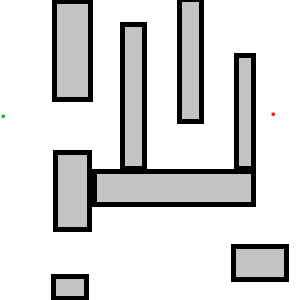
%> input picture project/.latex/img/01.png, 300 x 300 px
$ octave PathPlanner.m   (GNU Octave 9; MATLAB toolbox functions it lacks are replaced by stand-ins)
%> lines starting %> are read from the running program, lines starting %| are printed output that depends on the picture; in (x1, y1, x2, y2) boxes, pixels count from 0 and x2, y2 are one past the last pixel; in counts of white or black regions, pixels touching at a corner belong together; the program's own positions count from 1
### project/functions/loadScenario.m
function [map, initial_state, final_state, img] = loadScenario(scenario_name)
%> called with scenario_name = '01'
% LOADMAP Loads a predefined map and corresponding initial/final states.
%
%   [MAP, INITIAL_STATE, FINAL_STATE, IMG] = LOADMAP(SCENARIO_NAME) loads a binary map
%   and associated start/end positions based on the provided SCENARIO_NAME.
%
%   The function searches for SCENARIO_NAME in a set of predefined cases. It reads the
%   original image (for visualization) and a processed grayscale image used as a
%   binary map for planning or navigation tasks. The initial and final states
%   are also defined manually based on the map.
%
%   Inputs:
%       SCENARIO_NAME - String identifying the map (e.g., '01', '02', ..., 'test').
%
%   Outputs:
%       MAP           - A binary occupancy grid (1 = free, 0 = obstacle).
%       INITIAL_STATE - Starting [row, col] position (1-indexed).
%       FINAL_STATE   - Goal [row, col] position (1-indexed).
%       IMG           - The original image for visualization.

switch scenario_name

    case '01'
        initial_state = [1, 12];
        final_state = [28, 12];

    case '02'
        initial_state = [1, 8];
        final_state = [27, 28];

    case '03'
        initial_state = [1, 1];
        final_state = [1, 30];

    case '04'
        initial_state = [1, 8];
        final_state = [19, 19];

        % initial_state = [11, 8];
        % final_state = [18, 8];

    case 'test'
        initial_state = [1, 8];
        final_state = [27, 28];

    case 'circle'
        initial_state = flip([8, 27]);
        final_state = flip([22, 27]);
        map = drawCircleOnMap([22, 15], 7.5);
        img = NaN;
        return

    case '3D_10'
        initial_state = [1, 1, 1];
        final_state = [24, 25, 30];
        map = load('map10.mat').scenario;
        img = NaN;
        return

    case '3D_20'
        initial_state = [1, 1, 1];
        final_state = [16, 27, 28];
        map = load('map20.mat').scenario;
        img = NaN;
        return

   case '3D_30'
        initial_state = [1, 1, 1];
        final_state = [30, 30, 30];
        map = load('map30.mat').scenario;
        img = NaN;
        return


    otherwise
        error('Unknown input map')

end

initial_state = flip(initial_state);
final_state = flip(final_state);

img = imread(['maps/original/' scenario_name '.png']);
%> img is the input picture: size 300x300x3 uint8; mean R, G, B 215.7, 215.7, 215.7
map = rgb2gray(imread(['maps/resized/' scenario_name '.png'])) >= 0.95 * 255;
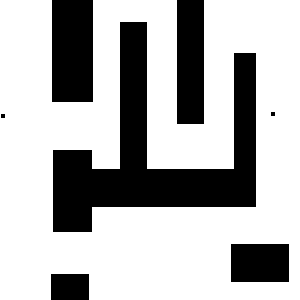
%> map: size 300x300 logical; 70.3% white; 7 black regions (2 under 20 px), largest, box (x1, y1, x2, y2) and area: (53, 22, 256, 232) 15951, (52, 0, 93, 102) 4182, (177, 0, 204, 124) 3348, (231, 244, 289, 282) 2204, (51, 274, 89, 300) 988
map(initial_state(1), initial_state(2)) = 1;
map(final_state(1), final_state(2)) = 1;

end


% [20 lines left out: function drawCircleOnMap, not called in this run]

### project/PathPlanner.m
% Path Planning in 2D and 3D Occupancy Maps
%
% This project implements motion planning algorithms on 2D and 3D occupancy
% maps using:
%   - Grid-based algorithms: Dijkstra, A*, (not tested: BFS, DFS)
%   - Sampling-based algorithms: RRT, RRT*, RRT Kinematic
% The system allows selection of different algorithms and maps, and
% visualizes the resulting paths in both 2D and 3D scenarios.
%
% Author: Tommaso Bocchietti
% Date: 11/05/2025
%
% Instruction:
% Modify the parameters scenario_name and algorithm_name to choose both the
% map or 3D scenario to plan for, and the algorithm to adopt. Basic statics
% are reported in the console during the elaboration.
% Apply the hints reported in the project report in case of planning tests
% on 3D maps to speed-up improvement.
%
% Requires:
%   - /
%
% 055657 Autonomous Vehicles, A.Y. 2024/25, @Politecnico_di_Milano

clc
clear variables
close all

addpath( ...
    'algorithms\', ...
    'classes\', ...
    'functions\', ...
    'maps\3D\', ...
    'algorithms\sample_based\', ...
    'algorithms\grid_based\')

ALGO = struct( ...
    'DIJKSTRA', 'Dijkstra', ...
    'ASTAR', 'A*', ...
    'RRT', 'RRT', ...
    'RRTSTAR', 'RRT*', ...
    'RRTKINEMATIC', 'RRT Kinematic');

MAP = struct( ...
    'M01', '01', ...
    'M02', '02', ...
    'M03', '03', ...
    'M04', '04', ...
    'Mtest', 'test', ...
    'Mcircle', 'circle', ...
    'M3D_10', '3D_10', ...
    'M3D_20', '3D_20', ...
    'M3D_30', '3D_30');


%% Parameters

scenario_name = MAP.M01;
algorithm_name = ALGO.RRT;


%% Initial setup
[map, initial_state, final_state, img] = loadScenario(scenario_name);
%> initial_state = [12 1]; final_state = [12 28]

switch (algorithm_name)

    case ALGO.DIJKSTRA
        if (ndims(map) == 2) %#ok<ISMAT>
            G = map2DToGraph(map, true);
        else
            G = map3DToGraph(map, false);
        end
        initial_node = G.getNodesByState(initial_state);
        final_node   = G.getNodesByState(final_state);
        graphSearchHandler = @dijkstra;

    case ALGO.ASTAR
        if (ndims(map) == 2) %#ok<ISMAT>
            G = map2DToGraph(map, false);
        else
            G = map3DToGraph(map, false);
        end
        initial_node = G.getNodesByState(initial_state);
        final_node   = G.getNodesByState(final_state);
        graphSearchHandler = @aStar;

    case ALGO.RRT
%> (the run ends here)

$ run again, with project/.latex/img/bicycle_model.png copied over project/.latex/img/01.png
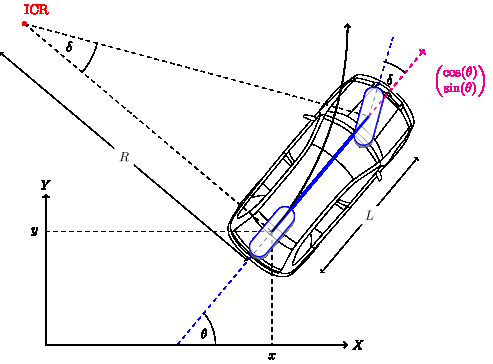
%> input picture project/.latex/img/bicycle_model.png, 493 x 364 px
%> in loadScenario, img is the input picture: size 364x493x3 uint8; mean R, G, B 242.5, 241.4, 243.4
%> in loadScenario, `map = rgb2gray(imread(['maps/resized/' scenario_name '.png'])) >= 0.95..`:
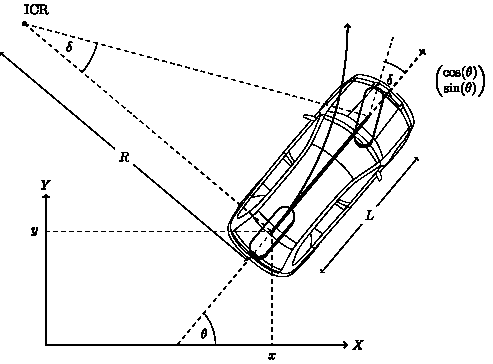
%> map: size 364x493 logical; 94.4% white; black in thin lines or dots
%> initial_state = [12 1]; final_state = [12 28]

$ run again, with project/.latex/img/rrt_star.png copied over project/.latex/img/01.png
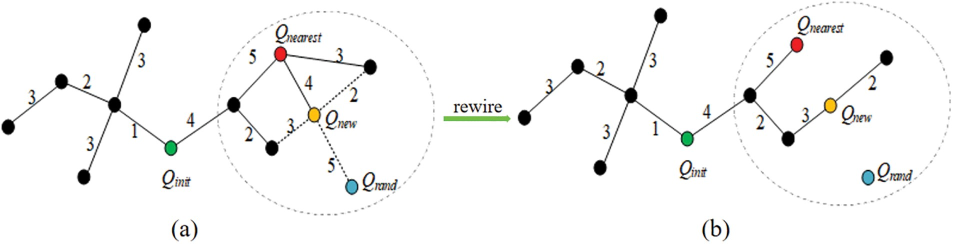
%> input picture project/.latex/img/rrt_star.png, 1905 x 487 px (shown at 1/2 size)
%> in loadScenario, img is the input picture: size 487x1905x3 uint8; mean R, G, B 246.6, 246.7, 246.2
%> in loadScenario, `map = rgb2gray(imread(['maps/resized/' scenario_name '.png'])) >= 0.95..`:
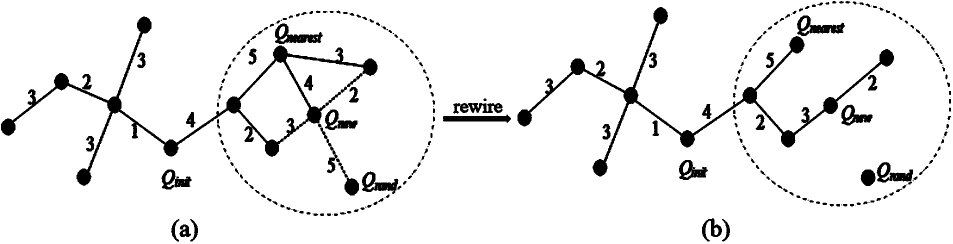
%> map: size 487x1905 logical (shown at 1/2 size); 93.5% white; 276 black regions (66 under 20 px), largest, box (x1, y1, x2, y2) and area: (2, 33, 755, 372) 16727, (1035, 14, 1788, 353) 14833, (550, 47, 646, 88) 1694
%> initial_state = [12 1]; final_state = [12 28]
